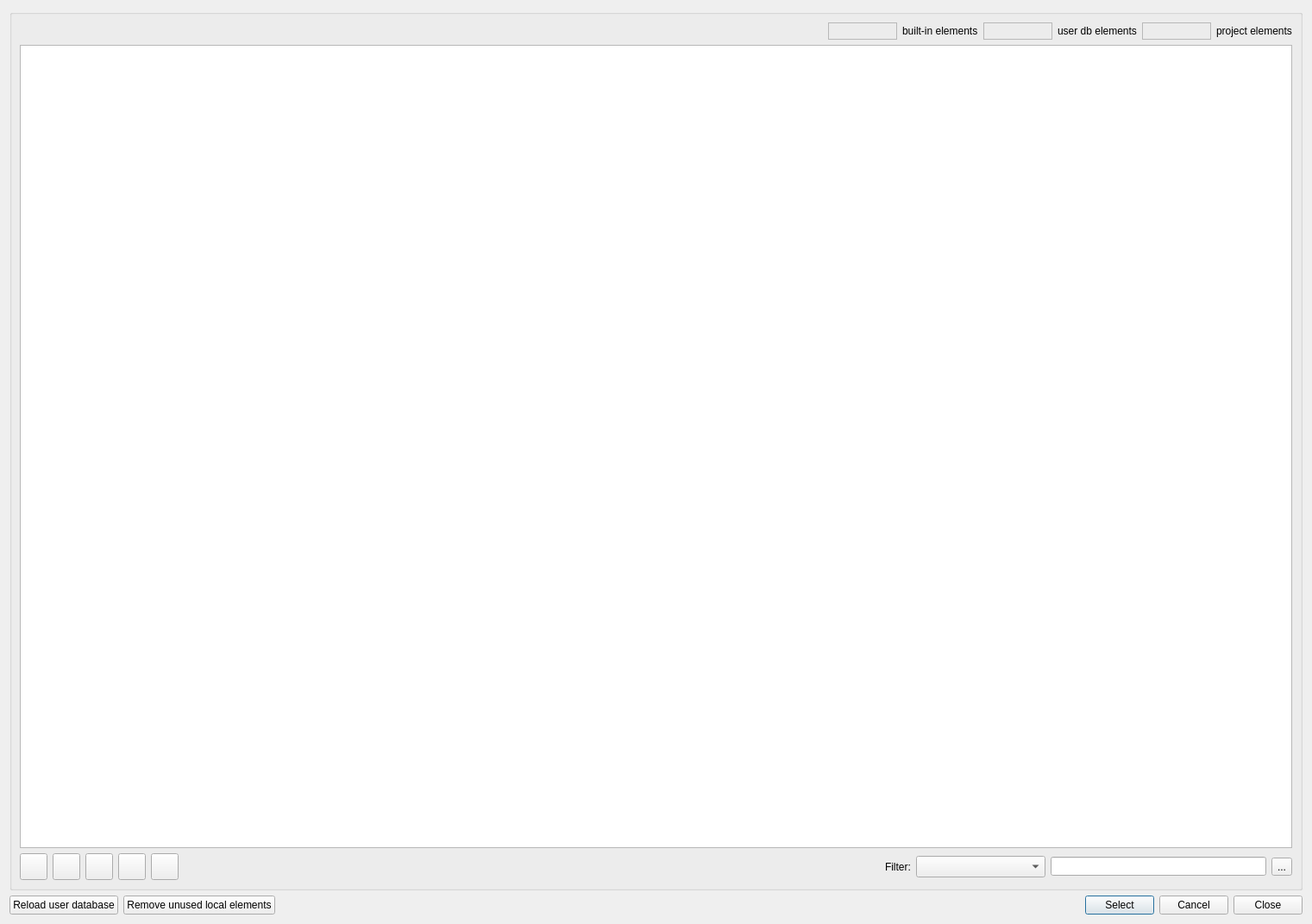
<?xml version="1.0" encoding="UTF-8"?>
<ui version="4.0">
 <class>SVDatabaseEditDialog</class>
 <widget class="QDialog" name="SVDatabaseEditDialog">
  <property name="geometry">
   <rect>
    <x>0</x>
    <y>0</y>
    <width>1521</width>
    <height>1071</height>
   </rect>
  </property>
  <layout class="QVBoxLayout" name="verticalLayout">
   <item>
    <widget class="QGroupBox" name="groupBoxTableView">
     <property name="sizePolicy">
      <sizepolicy hsizetype="Expanding" vsizetype="Preferred">
       <horstretch>0</horstretch>
       <verstretch>0</verstretch>
      </sizepolicy>
     </property>
     <layout class="QGridLayout" name="gridLayoutTableView">
      <item row="3" column="9">
       <widget class="QToolButton" name="toolButtonApplyFilter">
        <property name="text">
         <string>...</string>
        </property>
        <property name="icon">
         <iconset resource="../resources/SIM-VICUS.qrc">
          <normaloff>:/gfx/actions/filter.png</normaloff>:/gfx/actions/filter.png</iconset>
        </property>
        <property name="iconSize">
         <size>
          <width>20</width>
          <height>20</height>
         </size>
        </property>
       </widget>
      </item>
      <item row="0" column="0" colspan="10">
       <layout class="QHBoxLayout" name="horizontalLayout_2">
        <item>
         <spacer name="horizontalSpacer_3">
          <property name="orientation">
           <enum>Qt::Horizontal</enum>
          </property>
          <property name="sizeHint" stdset="0">
           <size>
            <width>40</width>
            <height>20</height>
           </size>
          </property>
         </spacer>
        </item>
        <item>
         <widget class="QFrame" name="frameBuildInDB">
          <property name="minimumSize">
           <size>
            <width>80</width>
            <height>0</height>
           </size>
          </property>
          <property name="frameShape">
           <enum>QFrame::StyledPanel</enum>
          </property>
          <property name="frameShadow">
           <enum>QFrame::Raised</enum>
          </property>
         </widget>
        </item>
        <item>
         <widget class="QLabel" name="label_2">
          <property name="text">
           <string>built-in elements</string>
          </property>
         </widget>
        </item>
        <item>
         <widget class="QFrame" name="frameUserDB">
          <property name="minimumSize">
           <size>
            <width>80</width>
            <height>0</height>
           </size>
          </property>
          <property name="frameShape">
           <enum>QFrame::StyledPanel</enum>
          </property>
          <property name="frameShadow">
           <enum>QFrame::Raised</enum>
          </property>
         </widget>
        </item>
        <item>
         <widget class="QLabel" name="label_4">
          <property name="text">
           <string>user db elements</string>
          </property>
         </widget>
        </item>
        <item>
         <widget class="QFrame" name="frameProject">
          <property name="minimumSize">
           <size>
            <width>80</width>
            <height>0</height>
           </size>
          </property>
          <property name="frameShape">
           <enum>QFrame::StyledPanel</enum>
          </property>
          <property name="frameShadow">
           <enum>QFrame::Raised</enum>
          </property>
         </widget>
        </item>
        <item>
         <widget class="QLabel" name="label_3">
          <property name="text">
           <string>project elements</string>
          </property>
         </widget>
        </item>
       </layout>
      </item>
      <item row="1" column="0" colspan="10">
       <widget class="QTableView" name="tableView">
        <property name="minimumSize">
         <size>
          <width>0</width>
          <height>150</height>
         </size>
        </property>
        <property name="alternatingRowColors">
         <bool>true</bool>
        </property>
        <property name="selectionMode">
         <enum>QAbstractItemView::SingleSelection</enum>
        </property>
        <property name="selectionBehavior">
         <enum>QAbstractItemView::SelectRows</enum>
        </property>
        <attribute name="horizontalHeaderVisible">
         <bool>false</bool>
        </attribute>
       </widget>
      </item>
      <item row="3" column="6">
       <widget class="QLabel" name="label">
        <property name="text">
         <string>Filter:</string>
        </property>
       </widget>
      </item>
      <item row="3" column="5">
       <spacer name="horizontalSpacer">
        <property name="orientation">
         <enum>Qt::Horizontal</enum>
        </property>
        <property name="sizeHint" stdset="0">
         <size>
          <width>1156</width>
          <height>20</height>
         </size>
        </property>
       </spacer>
      </item>
      <item row="3" column="4">
       <widget class="QToolButton" name="toolButtonRemoveFromUserDB">
        <property name="toolTip">
         <string>Moves DB element from user database to local project.</string>
        </property>
        <property name="text">
         <string/>
        </property>
        <property name="icon">
         <iconset resource="../resources/SIM-VICUS.qrc">
          <normaloff>:/gfx/actions/24x24/fromDB.png</normaloff>:/gfx/actions/24x24/fromDB.png</iconset>
        </property>
        <property name="iconSize">
         <size>
          <width>24</width>
          <height>24</height>
         </size>
        </property>
       </widget>
      </item>
      <item row="3" column="0">
       <widget class="QToolButton" name="toolButtonAdd">
        <property name="icon">
         <iconset resource="../resources/SIM-VICUS.qrc">
          <normaloff>:/gfx/actions/24x24/plus.png</normaloff>:/gfx/actions/24x24/plus.png</iconset>
        </property>
        <property name="iconSize">
         <size>
          <width>24</width>
          <height>24</height>
         </size>
        </property>
       </widget>
      </item>
      <item row="3" column="1">
       <widget class="QToolButton" name="toolButtonCopy">
        <property name="icon">
         <iconset resource="../resources/SIM-VICUS.qrc">
          <normaloff>:/gfx/actions/24x24/editcopy.png</normaloff>:/gfx/actions/24x24/editcopy.png</iconset>
        </property>
        <property name="iconSize">
         <size>
          <width>24</width>
          <height>24</height>
         </size>
        </property>
       </widget>
      </item>
      <item row="3" column="2">
       <widget class="QToolButton" name="toolButtonRemove">
        <property name="icon">
         <iconset resource="../resources/SIM-VICUS.qrc">
          <normaloff>:/gfx/actions/24x24/minus.png</normaloff>:/gfx/actions/24x24/minus.png</iconset>
        </property>
        <property name="iconSize">
         <size>
          <width>24</width>
          <height>24</height>
         </size>
        </property>
       </widget>
      </item>
      <item row="3" column="8">
       <widget class="QLineEdit" name="lineEditFilter">
        <property name="minimumSize">
         <size>
          <width>250</width>
          <height>0</height>
         </size>
        </property>
       </widget>
      </item>
      <item row="3" column="7">
       <widget class="QComboBox" name="comboBoxColumn">
        <property name="minimumSize">
         <size>
          <width>150</width>
          <height>25</height>
         </size>
        </property>
       </widget>
      </item>
      <item row="3" column="3">
       <widget class="QToolButton" name="toolButtonStoreInUserDB">
        <property name="toolTip">
         <string>Stores local project DB element in user database.</string>
        </property>
        <property name="text">
         <string/>
        </property>
        <property name="icon">
         <iconset resource="../resources/SIM-VICUS.qrc">
          <normaloff>:/gfx/actions/24x24/toDB.png</normaloff>:/gfx/actions/24x24/toDB.png</iconset>
        </property>
        <property name="iconSize">
         <size>
          <width>24</width>
          <height>24</height>
         </size>
        </property>
       </widget>
      </item>
     </layout>
    </widget>
   </item>
   <item>
    <layout class="QHBoxLayout" name="horizontalLayout">
     <item>
      <widget class="QPushButton" name="pushButtonReloadUserDB">
       <property name="toolTip">
        <string>Reloads user database from directory</string>
       </property>
       <property name="text">
        <string>Reload user database</string>
       </property>
       <property name="icon">
        <iconset resource="../resources/SIM-VICUS.qrc">
         <normaloff>:/gfx/actions/24x24/reload.png</normaloff>:/gfx/actions/24x24/reload.png</iconset>
       </property>
       <property name="autoDefault">
        <bool>false</bool>
       </property>
      </widget>
     </item>
     <item>
      <widget class="QPushButton" name="pushButtonRemoveUnusedElements">
       <property name="toolTip">
        <string>Removes project-local database elements that are currently nowhere referenced.</string>
       </property>
       <property name="text">
        <string>Remove unused local elements</string>
       </property>
       <property name="icon">
        <iconset resource="../resources/SIM-VICUS.qrc">
         <normaloff>:/gfx/actions/24x24/broom.png</normaloff>:/gfx/actions/24x24/broom.png</iconset>
       </property>
       <property name="autoDefault">
        <bool>false</bool>
       </property>
      </widget>
     </item>
     <item>
      <spacer name="horizontalSpacer_2">
       <property name="orientation">
        <enum>Qt::Horizontal</enum>
       </property>
       <property name="sizeHint" stdset="0">
        <size>
         <width>40</width>
         <height>15</height>
        </size>
       </property>
      </spacer>
     </item>
     <item>
      <widget class="QPushButton" name="pushButtonSelect">
       <property name="text">
        <string>Select</string>
       </property>
       <property name="autoDefault">
        <bool>true</bool>
       </property>
      </widget>
     </item>
     <item>
      <widget class="QPushButton" name="pushButtonCancel">
       <property name="text">
        <string>Cancel</string>
       </property>
       <property name="autoDefault">
        <bool>false</bool>
       </property>
      </widget>
     </item>
     <item>
      <widget class="QPushButton" name="pushButtonClose">
       <property name="text">
        <string>Close</string>
       </property>
       <property name="autoDefault">
        <bool>false</bool>
       </property>
      </widget>
     </item>
    </layout>
   </item>
  </layout>
 </widget>
 <resources>
  <include location="../resources/SIM-VICUS.qrc"/>
 </resources>
 <connections/>
</ui>
